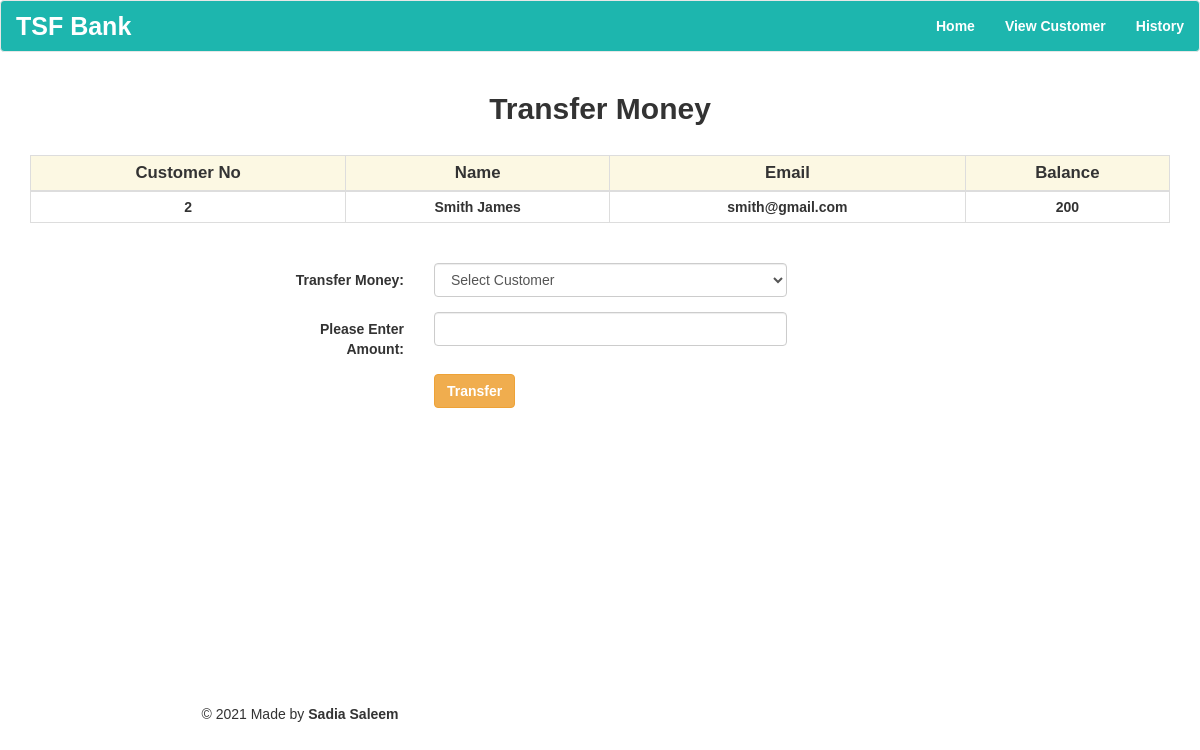
The page /transfer.php?id=2 on the database its author committed.
### tables this page shows
CREATE TABLE `customer` (
  `id` int(5) NOT NULL,
  `name` text NOT NULL,
  `email` varchar(30) NOT NULL,
  `balance` int(10) NOT NULL
);

### transfer.php (the view, shortened to what this page needs)
<!DOCTYPE html>
<html>
<head>
	<link rel="stylesheet" href="https://maxcdn.bootstrapcdn.com/bootstrap/3.4.1/css/bootstrap.min.css">
  		<link rel="stylesheet" type="text/css" href="css/style.css">
</head>
<body>
	<?php
		include'navbar.php';
	?>
<div class="container">
<h2 class="text-center pt-4" style="font-family: sans-serif; font-weight: bold;">Transfer Money</h2>
 <br>
 <div class="table-responsive-sm">
 <table class="table table-hover table-sm table-condensed table-bordered tb" >
    <thead>
      <tr class="info warning">
        <th class="th">Customer No</th>
        <th class="th">Name</th>
        <th class="th">Email</th>
        <th class="th">Balance</th>
      </tr>
    </thead>
    <tbody>
	<?php
		include 'config.php';
		$id = $_GET['id'];
    $sql = "SELECT * FROM `customer` Where id = $id";
   	$result = mysqli_query($conn,$sql);
  ?>
   	<?php
    	while($row = mysqli_fetch_assoc($result))
     	{
     ?>
     		 <tr class="tr">
        			<td><?php echo $row['id']; ?></td>
        			<td><?php echo $row['name']; ?></td>
        			<td><?php echo $row['email']; ?></td>
        			<td><?php echo $row['balance']; ?></td>
      		</tr>
    <?php
    	}
    ?>
    </tbody>
  </table>
  </div>
 		<div>	<br>
			 <form class="form-horizontal"  method="post" action="simple.php"  style="margin-left:22%;">
			    <div class="form-group">
			      <label class="control-label col-sm-2" for="tm">Transfer Money:</label>
			      <div class="col-sm-5">
			        <select class="form-control" name="to" id="to" required>
			        	<option value=""  disabled selected>Select Customer</option>
			        </select>
			      </div>
			    </div>
			    <div class="form-group">
			      <label class="control-label col-sm-2" for="amt" required>Please Enter Amount:</label>
			      <div class="col-sm-5">
			            <input type="number" class="form-control" id="amt"  name="amt">
			      </div>
			    </div>
			    <div class="form-group">
     			 <div class="col-sm-offset-2 col-sm-10">
        		<button class="btn btn-warning" name="submit" type="submit"  style="font-weight: bold;">Transfer
        		</button></a>
     			 </div>
    			</div>
			 </form>
		</div>
</div>
<div class="absolute">
  <footer class="text-center mt-5 py-2" style="margin-top:20%;">
        <p>&copy 2021 Made by <b>Sadia Saleem</b></p>
    </footer>
</div>
</body>
</html>

### css/style.css (style rules this page uses)
* { padding: 0; margin: 0; font-family: sans-serif; }
div.absolute { position: absolute; width: 50%; top: 73%; bottom: 0; margin-left:25;; }

### transfer.php (style rules this page uses)
.th { text-align: center; font-size: 1.2em; font-weight: bold; }
.tr { text-align: center; font-size: 1em; font-family: sans-serif; padding: 20px; font-weight: bold; }

### rows shown on the page
customer: id "2", name "Smith James", email "smith@gmail.com", balance "200"
